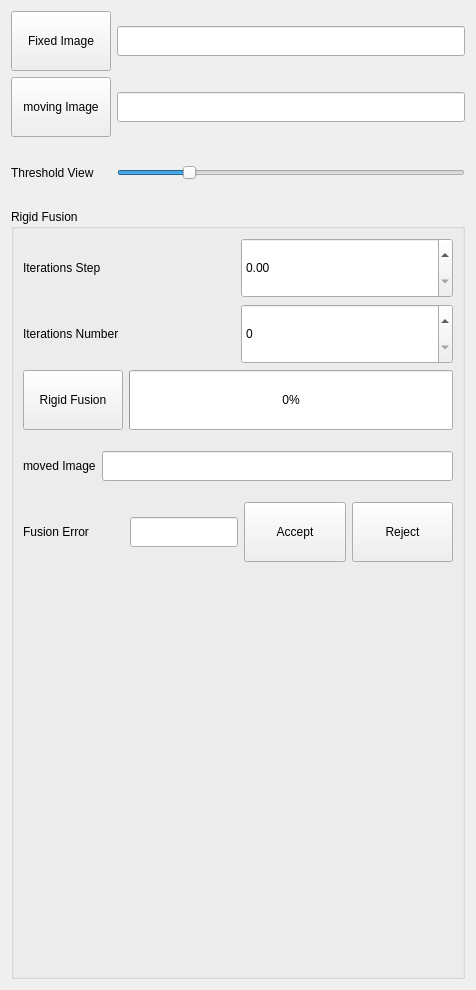
          <widget class="QWidget" name="page">
           <property name="geometry">
            <rect>
             <x>0</x>
             <y>0</y>
             <width>476</width>
             <height>990</height>
            </rect>
           </property>
           <attribute name="label">
            <string>Fusion</string>
           </attribute>
           <layout class="QGridLayout" name="gridLayout_36">
            <item row="0" column="0">
             <layout class="QGridLayout" name="gridLayout_35">
              <item row="1" column="1">
               <widget class="QLineEdit" name="MovingImageLineEdit">
                <property name="sizePolicy">
                 <sizepolicy hsizetype="Preferred" vsizetype="Fixed">
                  <horstretch>2</horstretch>
                  <verstretch>1</verstretch>
                 </sizepolicy>
                </property>
                <property name="minimumSize">
                 <size>
                  <width>300</width>
                  <height>30</height>
                 </size>
                </property>
               </widget>
              </item>
              <item row="2" column="0">
               <widget class="QLabel" name="label_17">
                <property name="sizePolicy">
                 <sizepolicy hsizetype="Preferred" vsizetype="Preferred">
                  <horstretch>0</horstretch>
                  <verstretch>1</verstretch>
                 </sizepolicy>
                </property>
                <property name="minimumSize">
                 <size>
                  <width>100</width>
                  <height>60</height>
                 </size>
                </property>
                <property name="text">
                 <string>Threshold View</string>
                </property>
               </widget>
              </item>
              <item row="1" column="0">
               <widget class="QPushButton" name="LoadMovingImageBtn">
                <property name="sizePolicy">
                 <sizepolicy hsizetype="Preferred" vsizetype="Preferred">
                  <horstretch>0</horstretch>
                  <verstretch>1</verstretch>
                 </sizepolicy>
                </property>
                <property name="minimumSize">
                 <size>
                  <width>100</width>
                  <height>60</height>
                 </size>
                </property>
                <property name="text">
                 <string>moving Image</string>
                </property>
               </widget>
              </item>
              <item row="0" column="0">
               <widget class="QPushButton" name="LoadFixedImageBtn">
                <property name="sizePolicy">
                 <sizepolicy hsizetype="Preferred" vsizetype="Preferred">
                  <horstretch>0</horstretch>
                  <verstretch>1</verstretch>
                 </sizepolicy>
                </property>
                <property name="minimumSize">
                 <size>
                  <width>100</width>
                  <height>60</height>
                 </size>
                </property>
                <property name="text">
                 <string>Fixed Image</string>
                </property>
               </widget>
              </item>
              <item row="0" column="1">
               <widget class="QLineEdit" name="FixedImageLineEdit">
                <property name="sizePolicy">
                 <sizepolicy hsizetype="Preferred" vsizetype="Fixed">
                  <horstretch>2</horstretch>
                  <verstretch>1</verstretch>
                 </sizepolicy>
                </property>
                <property name="minimumSize">
                 <size>
                  <width>300</width>
                  <height>30</height>
                 </size>
                </property>
               </widget>
              </item>
              <item row="2" column="1">
               <widget class="QSlider" name="FusionMaskThresholdSlider">
                <property name="sizePolicy">
                 <sizepolicy hsizetype="Preferred" vsizetype="Fixed">
                  <horstretch>2</horstretch>
                  <verstretch>1</verstretch>
                 </sizepolicy>
                </property>
                <property name="minimumSize">
                 <size>
                  <width>0</width>
                  <height>30</height>
                 </size>
                </property>
                <property name="maximum">
                 <number>255</number>
                </property>
                <property name="value">
                 <number>50</number>
                </property>
                <property name="orientation">
                 <enum>Qt::Horizontal</enum>
                </property>
               </widget>
              </item>
             </layout>
            </item>
            <item row="1" column="0">
             <widget class="QGroupBox" name="groupBox_7">
              <property name="sizePolicy">
               <sizepolicy hsizetype="Preferred" vsizetype="Preferred">
                <horstretch>0</horstretch>
                <verstretch>1</verstretch>
               </sizepolicy>
              </property>
              <property name="title">
               <string>Rigid Fusion</string>
              </property>
              <layout class="QGridLayout" name="gridLayout_38">
               <item row="2" column="0">
                <layout class="QHBoxLayout" name="horizontalLayout_14">
                 <item>
                  <widget class="QLabel" name="label_19">
                   <property name="sizePolicy">
                    <sizepolicy hsizetype="Preferred" vsizetype="Preferred">
                     <horstretch>0</horstretch>
                     <verstretch>1</verstretch>
                    </sizepolicy>
                   </property>
                   <property name="minimumSize">
                    <size>
                     <width>0</width>
                     <height>60</height>
                    </size>
                   </property>
                   <property name="text">
                    <string>moved Image</string>
                   </property>
                  </widget>
                 </item>
                 <item>
                  <widget class="QLineEdit" name="MovedImageLineEdit">
                   <property name="sizePolicy">
                    <sizepolicy hsizetype="Preferred" vsizetype="Fixed">
                     <horstretch>2</horstretch>
                     <verstretch>1</verstretch>
                    </sizepolicy>
                   </property>
                   <property name="minimumSize">
                    <size>
                     <width>300</width>
                     <height>30</height>
                    </size>
                   </property>
                  </widget>
                 </item>
                </layout>
               </item>
               <item row="3" column="0">
                <layout class="QHBoxLayout" name="horizontalLayout_6">
                 <item>
                  <widget class="QLabel" name="label_18">
                   <property name="sizePolicy">
                    <sizepolicy hsizetype="Preferred" vsizetype="Preferred">
                     <horstretch>0</horstretch>
                     <verstretch>1</verstretch>
                    </sizepolicy>
                   </property>
                   <property name="minimumSize">
                    <size>
                     <width>0</width>
                     <height>60</height>
                    </size>
                   </property>
                   <property name="text">
                    <string>Fusion Error</string>
                   </property>
                  </widget>
                 </item>
                 <item>
                  <widget class="QLineEdit" name="FusionErrorLineEdit">
                   <property name="sizePolicy">
                    <sizepolicy hsizetype="Preferred" vsizetype="Fixed">
                     <horstretch>0</horstretch>
                     <verstretch>1</verstretch>
                    </sizepolicy>
                   </property>
                   <property name="minimumSize">
                    <size>
                     <width>60</width>
                     <height>30</height>
                    </size>
                   </property>
                  </widget>
                 </item>
                 <item>
                  <widget class="QPushButton" name="FusionAcceptBtn">
                   <property name="sizePolicy">
                    <sizepolicy hsizetype="Preferred" vsizetype="Preferred">
                     <horstretch>0</horstretch>
                     <verstretch>0</verstretch>
                    </sizepolicy>
                   </property>
                   <property name="minimumSize">
                    <size>
                     <width>0</width>
                     <height>60</height>
                    </size>
                   </property>
                   <property name="text">
                    <string>Accept</string>
                   </property>
                  </widget>
                 </item>
                 <item>
                  <widget class="QPushButton" name="FusionRejectBtn">
                   <property name="sizePolicy">
                    <sizepolicy hsizetype="Preferred" vsizetype="Preferred">
                     <horstretch>0</horstretch>
                     <verstretch>1</verstretch>
                    </sizepolicy>
                   </property>
                   <property name="minimumSize">
                    <size>
                     <width>0</width>
                     <height>60</height>
                    </size>
                   </property>
                   <property name="text">
                    <string>Reject</string>
                   </property>
                  </widget>
                 </item>
                </layout>
               </item>
               <item row="0" column="0">
                <layout class="QGridLayout" name="gridLayout_37">
                 <item row="0" column="0">
                  <widget class="QLabel" name="label_12">
                   <property name="sizePolicy">
                    <sizepolicy hsizetype="Preferred" vsizetype="Fixed">
                     <horstretch>0</horstretch>
                     <verstretch>1</verstretch>
                    </sizepolicy>
                   </property>
                   <property name="minimumSize">
                    <size>
                     <width>40</width>
                     <height>60</height>
                    </size>
                   </property>
                   <property name="text">
                    <string>Iterations Step</string>
                   </property>
                  </widget>
                 </item>
                 <item row="1" column="0">
                  <widget class="QLabel" name="label_13">
                   <property name="sizePolicy">
                    <sizepolicy hsizetype="Preferred" vsizetype="Fixed">
                     <horstretch>0</horstretch>
                     <verstretch>1</verstretch>
                    </sizepolicy>
                   </property>
                   <property name="minimumSize">
                    <size>
                     <width>40</width>
                     <height>60</height>
                    </size>
                   </property>
                   <property name="text">
                    <string>Iterations Number</string>
                   </property>
                  </widget>
                 </item>
                 <item row="1" column="1">
                  <widget class="QSpinBox" name="IterNumberSpinBox">
                   <property name="sizePolicy">
                    <sizepolicy hsizetype="Preferred" vsizetype="Fixed">
                     <horstretch>0</horstretch>
                     <verstretch>1</verstretch>
                    </sizepolicy>
                   </property>
                   <property name="minimumSize">
                    <size>
                     <width>40</width>
                     <height>60</height>
                    </size>
                   </property>
                   <property name="maximumSize">
                    <size>
                     <width>16777215</width>
                     <height>16777215</height>
                    </size>
                   </property>
                  </widget>
                 </item>
                 <item row="0" column="1">
                  <widget class="QDoubleSpinBox" name="IterStepDoubleSpinBox">
                   <property name="sizePolicy">
                    <sizepolicy hsizetype="Preferred" vsizetype="Fixed">
                     <horstretch>0</horstretch>
                     <verstretch>1</verstretch>
                    </sizepolicy>
                   </property>
                   <property name="minimumSize">
                    <size>
                     <width>40</width>
                     <height>60</height>
                    </size>
                   </property>
                   <property name="maximumSize">
                    <size>
                     <width>16777215</width>
                     <height>16777215</height>
                    </size>
                   </property>
                  </widget>
                 </item>
                </layout>
               </item>
               <item row="1" column="0">
                <layout class="QHBoxLayout" name="horizontalLayout">
                 <item>
                  <widget class="QPushButton" name="RigidFusionBtn">
                   <property name="sizePolicy">
                    <sizepolicy hsizetype="Preferred" vsizetype="Preferred">
                     <horstretch>0</horstretch>
                     <verstretch>1</verstretch>
                    </sizepolicy>
                   </property>
                   <property name="minimumSize">
                    <size>
                     <width>100</width>
                     <height>60</height>
                    </size>
                   </property>
                   <property name="text">
                    <string>Rigid Fusion</string>
                   </property>
                  </widget>
                 </item>
                 <item>
                  <widget class="QProgressBar" name="RigidFusionProcessBar">
                   <property name="sizePolicy">
                    <sizepolicy hsizetype="Preferred" vsizetype="Preferred">
                     <horstretch>2</horstretch>
                     <verstretch>1</verstretch>
                    </sizepolicy>
                   </property>
                   <property name="minimumSize">
                    <size>
                     <width>0</width>
                     <height>60</height>
                    </size>
                   </property>
                   <property name="value">
                    <number>0</number>
                   </property>
                  </widget>
                 </item>
                </layout>
               </item>
               <item row="4" column="0">
                <spacer name="verticalSpacer_30">
                 <property name="orientation">
                  <enum>Qt::Vertical</enum>
                 </property>
                 <property name="sizeHint" stdset="0">
                  <size>
                   <width>20</width>
                   <height>200</height>
                  </size>
                 </property>
                </spacer>
               </item>
              </layout>
             </widget>
            </item>
           </layout>
          </widget>
